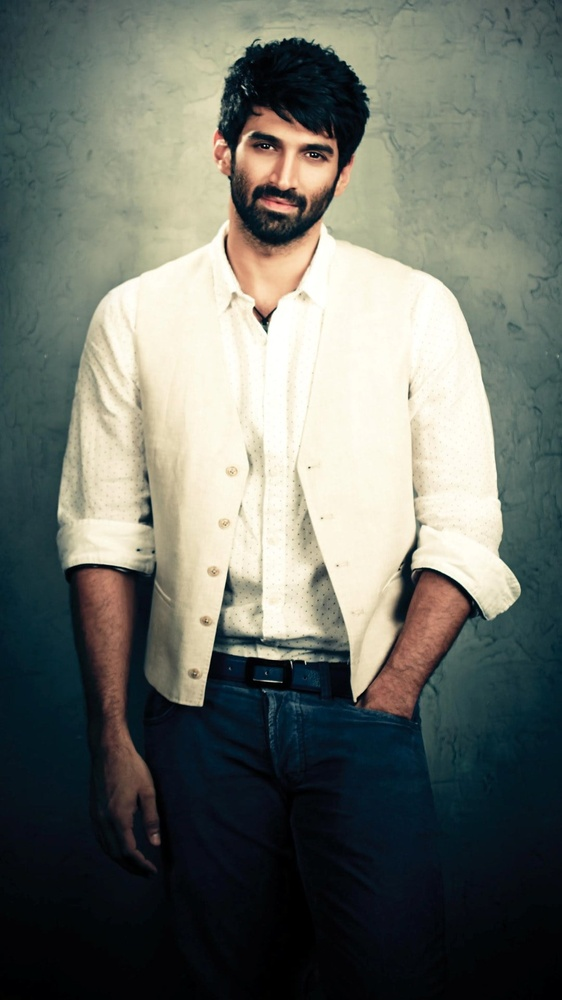
#> input picture Images/2.jpg, 562 x 1000 px, shrunk from 1080 x 1920 before the run, found by its file name
$ python main.py
#> lines starting #> are read from the running program, lines starting #| are printed output that depends on the picture; after the words box and inside, x2 and y2 are one past the last pixel; in counts of white or black regions, pixels touching at a corner belong together
import cv2
face_cascade = cv2.CascadeClassifier('haarcascade_eye.xml')

path= r'E:\END TO END ML PROJECT\Eye Detection\Images\2.jpg'

color_image = cv2.imread(path)
#> color_image is the input picture: shape (1000, 562, 3); mean B, G, R 104.6, 112.3, 107.8

gray_image = cv2.cvtColor(color_image, cv2.COLOR_BGR2GRAY)
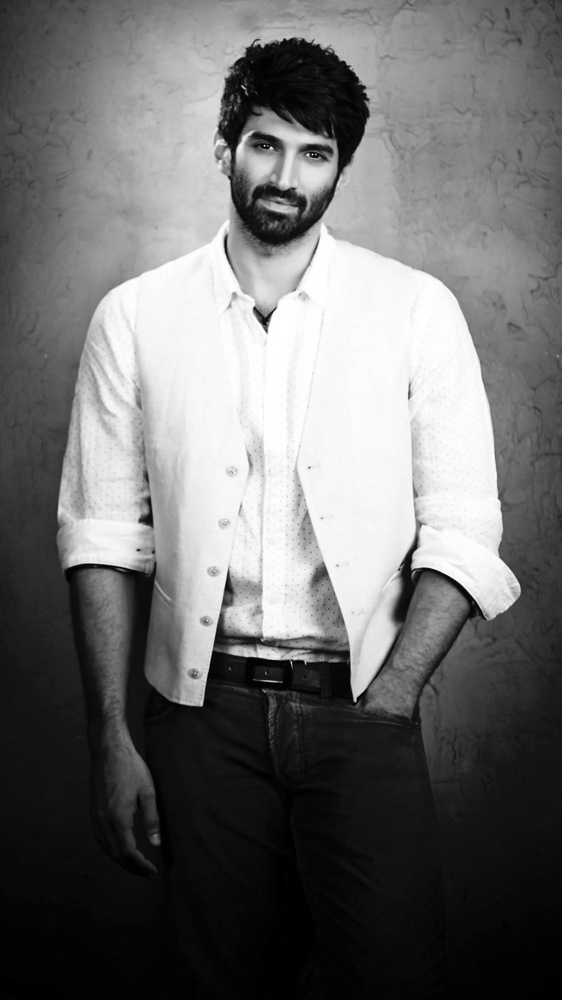
#> gray_image: shape (1000, 562); min 0, max 255, mean 110.1

faces = face_cascade.detectMultiScale(gray_image, 1.3, 8)
#> faces = [[251, 132, 29, 29], [296, 137, 33, 33]]

for (x, y, w, h) in faces:
    cv2.rectangle(color_image, (x,y), (x+w,y+h), (0,0,255), 4)
#> this loop made 2 passes
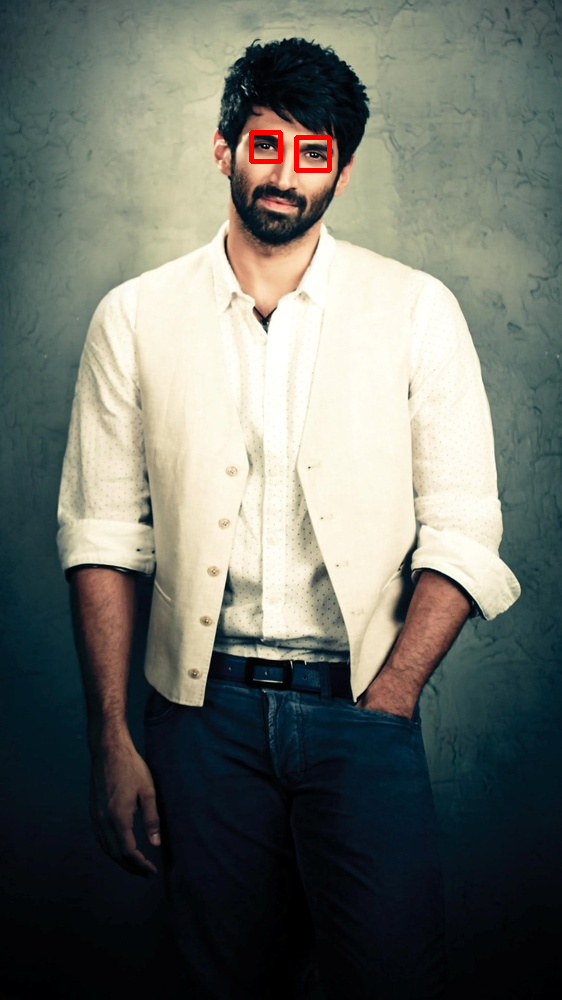
#> color_image: shape (1000, 562, 3); 0.22% of pixels changed, all inside (x1, y1, x2, y2) = (249, 130, 332, 173)

cv2.imshow('image', color_image)

cv2.waitKey(0)

cv2.destroyAllWindows()

$ run again, with Images/1.jpg copied over Images/2.jpg
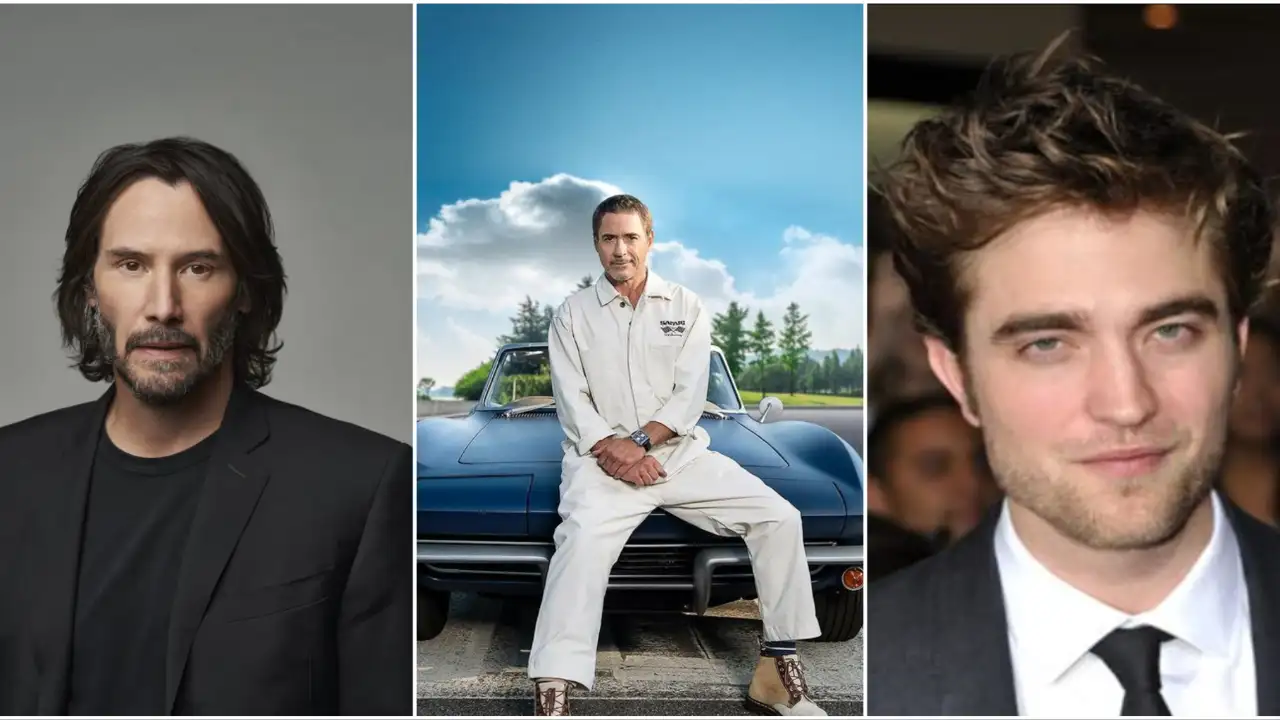
#> input picture Images/1.jpg, 1280 x 720 px, found by its file name
#> color_image is the input picture: shape (720, 1280, 3); mean B, G, R 109.8, 109.8, 107.3
#> `gray_image = cv2.cvtColor(color_image, cv2.COLOR_BGR2GRAY)`:
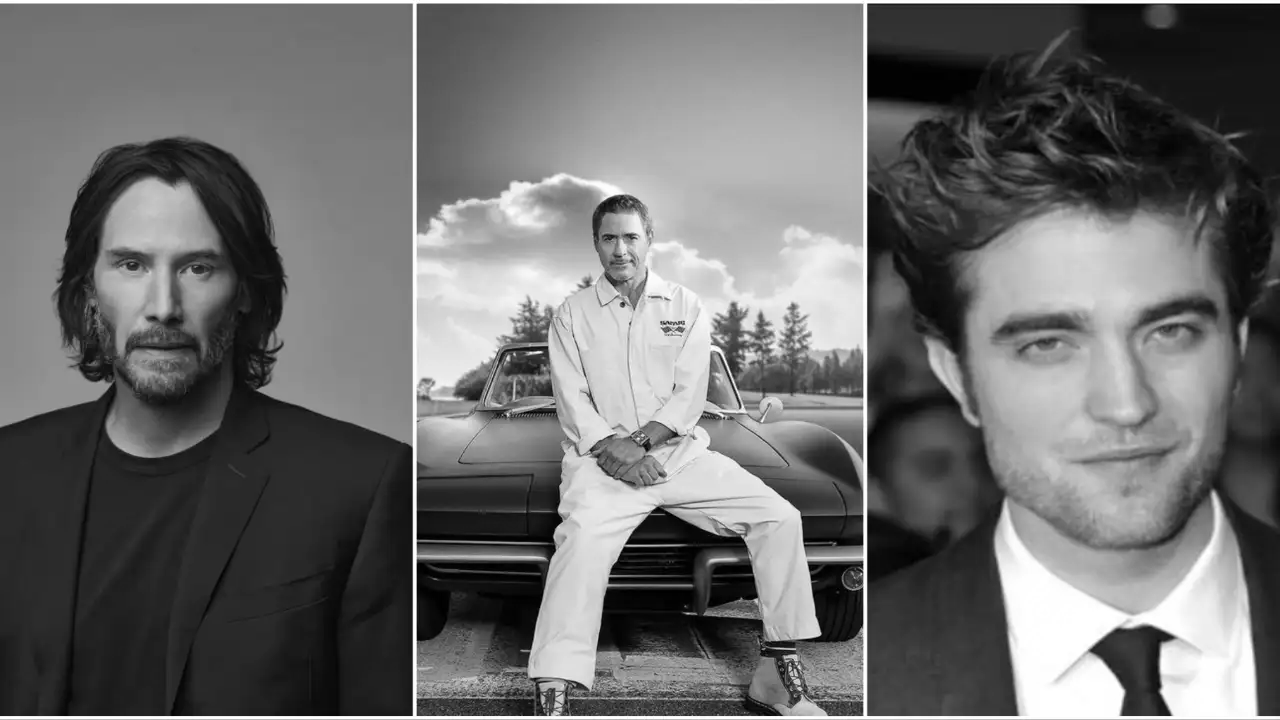
#> gray_image: shape (720, 1280); min 0, max 255, mean 109.1
#> faces = [[176, 246, 43, 43], [1150, 305, 53, 53], [1013, 323, 50, 50], [910, 438, 55, 55]]
#> the loop `for (x, y, w, h) in faces:` made 4 passes
#> after the loop `for (x, y, w, h) in faces:`:
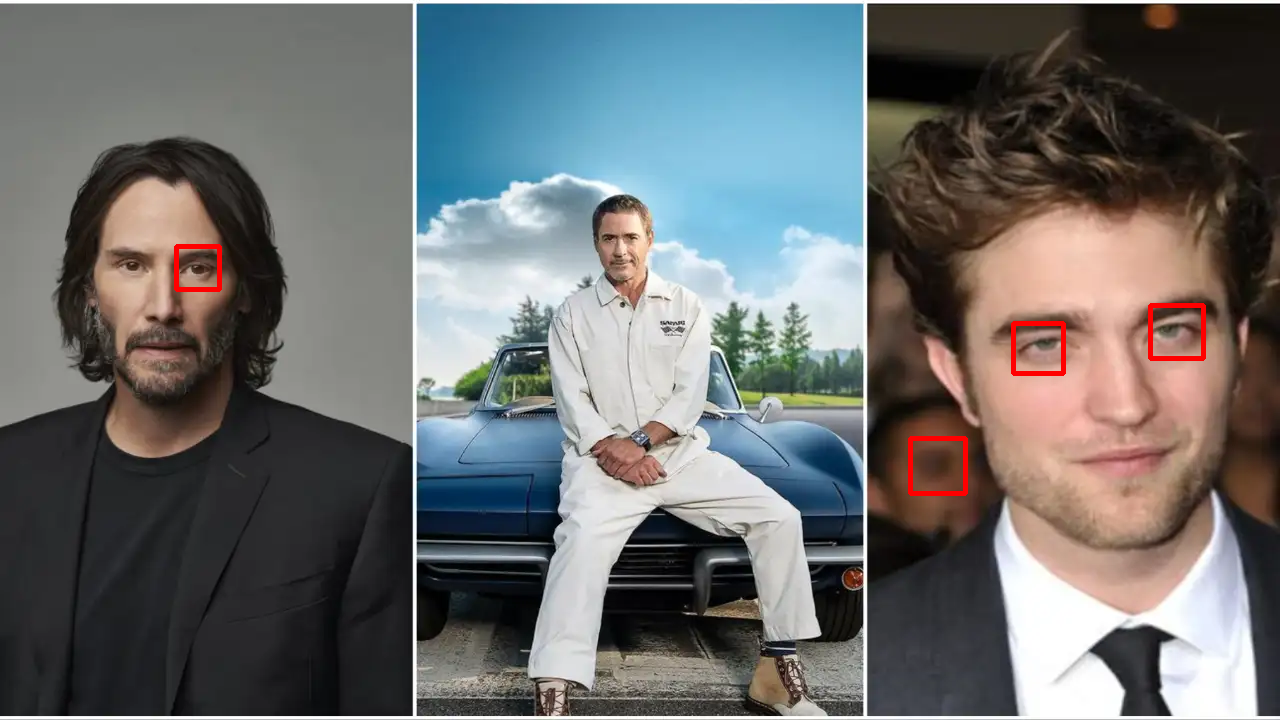
#> color_image: shape (720, 1280, 3); 0.43% of pixels changed, all inside (x1, y1, x2, y2) = (174, 244, 1206, 496)

$ run again, with Images/3.jpg copied over Images/2.jpg
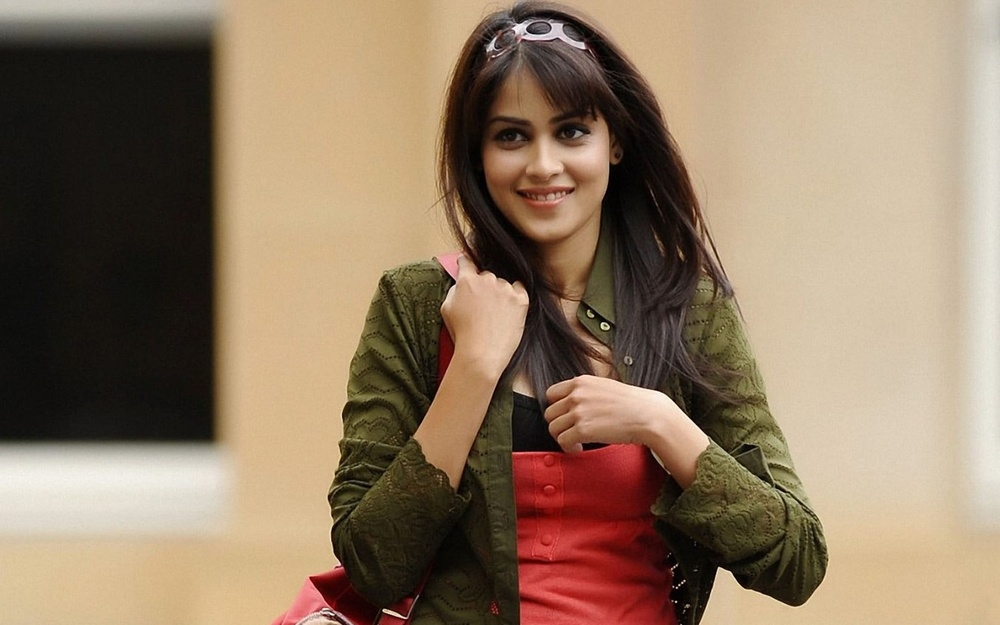
#> input picture Images/3.jpg, 1000 x 625 px, shrunk from 1680 x 1050 before the run, found by its file name
#> color_image is the input picture: shape (625, 1000, 3); mean B, G, R 99.6, 122.4, 144.2
#> `gray_image = cv2.cvtColor(color_image, cv2.COLOR_BGR2GRAY)`:
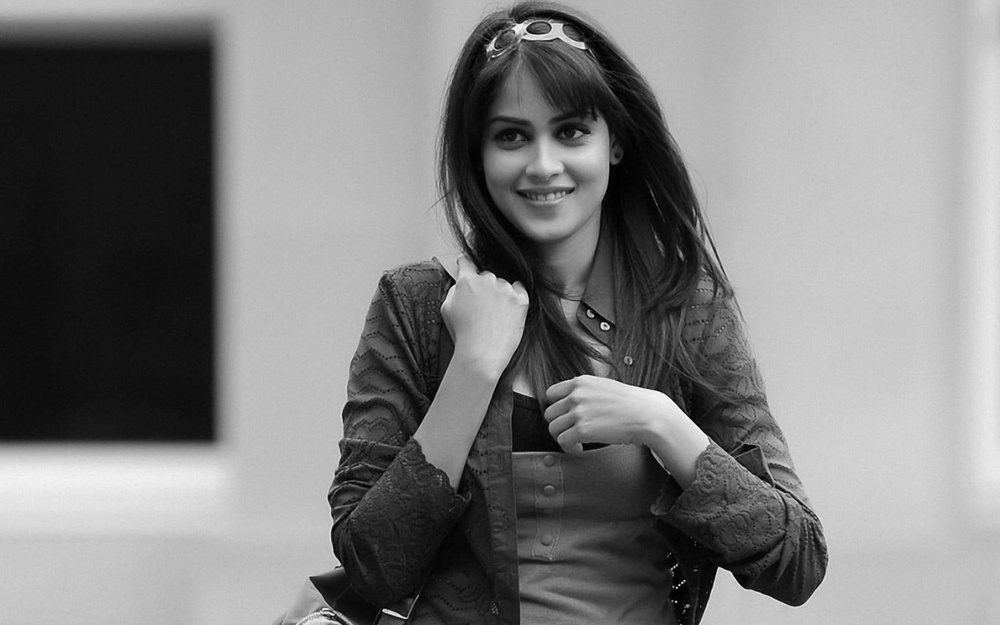
#> gray_image: shape (625, 1000); min 0, max 252, mean 126.4
#> faces = [[545, 108, 47, 47], [488, 111, 49, 49]]
#> the loop `for (x, y, w, h) in faces:` made 2 passes
#> after the loop `for (x, y, w, h) in faces:`:
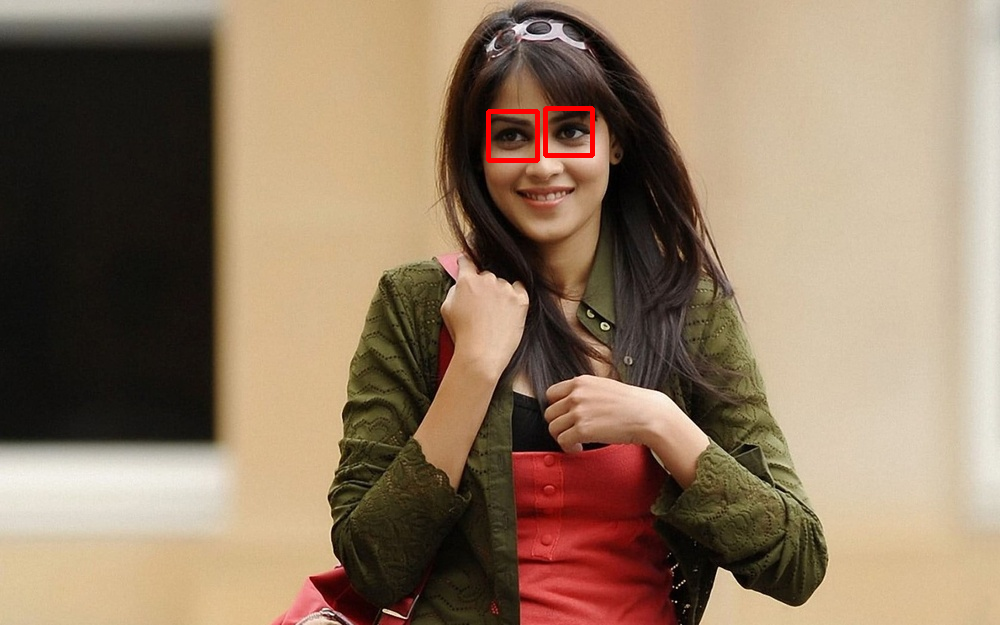
#> color_image: shape (625, 1000, 3); 0.3% of pixels changed, all inside (x1, y1, x2, y2) = (486, 106, 595, 163)

$ run again, with Images/4.jpg copied over Images/2.jpg
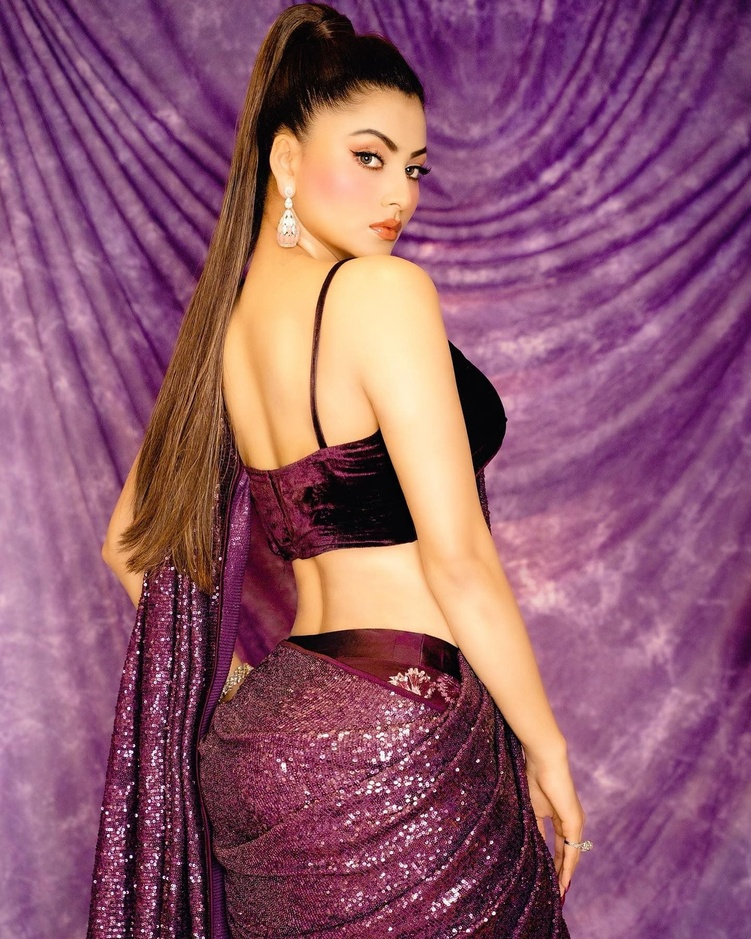
#> input picture Images/4.jpg, 751 x 939 px, shrunk from 1440 x 1800 before the run, found by its file name
#> color_image is the input picture: shape (939, 751, 3); mean B, G, R 110, 88.5, 143.6
#> `gray_image = cv2.cvtColor(color_image, cv2.COLOR_BGR2GRAY)`:
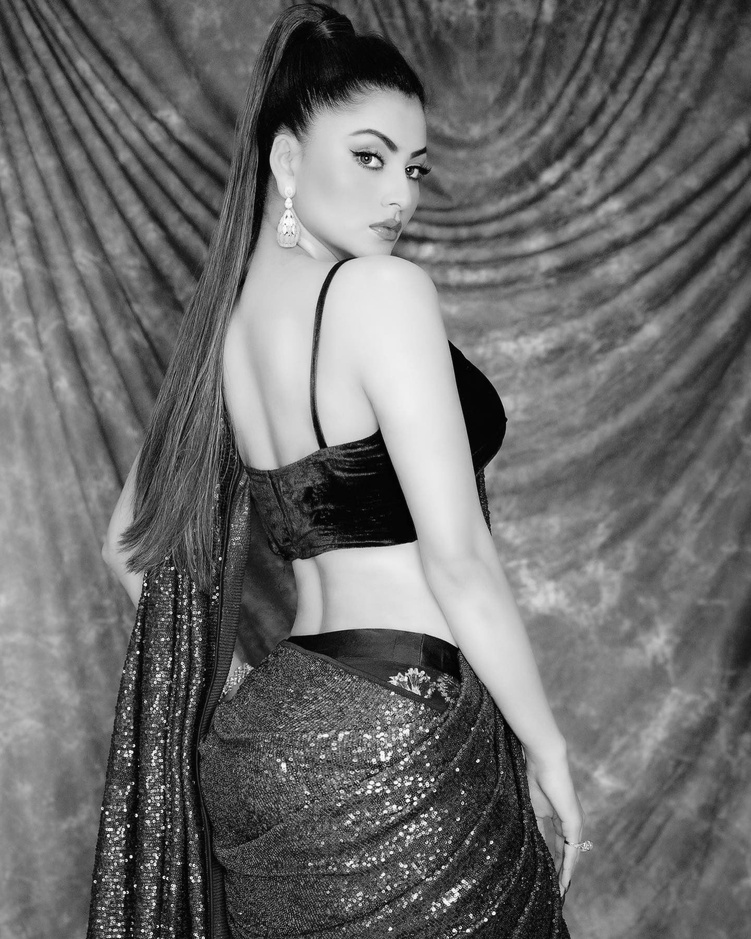
#> gray_image: shape (939, 751); min 0, max 254, mean 107.5
#> faces = [[345, 135, 45, 45]]
#> the loop `for (x, y, w, h) in faces:` made 1 pass
#> after the loop `for (x, y, w, h) in faces:`:
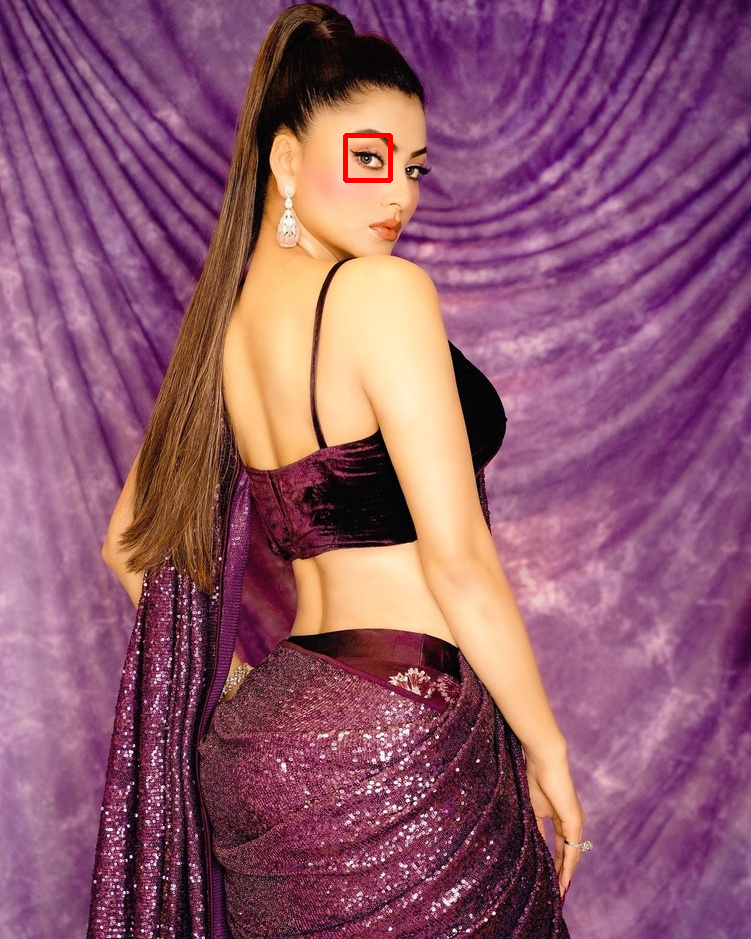
#> color_image: shape (939, 751, 3); 0.13% of pixels changed, all inside (x1, y1, x2, y2) = (343, 133, 393, 183)
